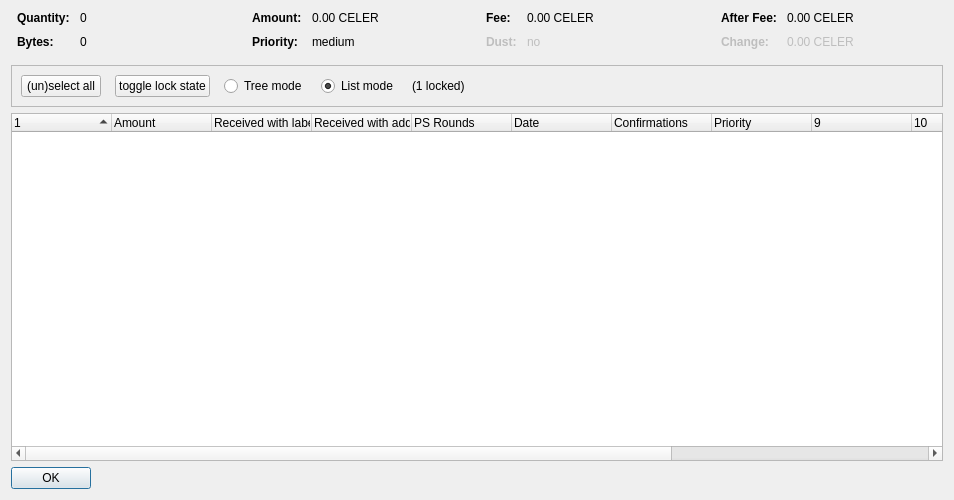
<?xml version="1.0" encoding="UTF-8"?>
<ui version="4.0">
 <class>CoinControlDialog</class>
 <widget class="QDialog" name="CoinControlDialog">
  <property name="geometry">
   <rect>
    <x>0</x>
    <y>0</y>
    <width>954</width>
    <height>500</height>
   </rect>
  </property>
  <property name="windowTitle">
   <string>Coin Selection</string>
  </property>
  <layout class="QVBoxLayout" name="verticalLayout">
   <item>
    <layout class="QHBoxLayout" name="horizontalLayoutTop" stretch="0,0,0,0">
     <property name="topMargin">
      <number>0</number>
     </property>
     <property name="bottomMargin">
      <number>10</number>
     </property>
     <item>
      <layout class="QFormLayout" name="formLayoutCoinControl1">
       <property name="horizontalSpacing">
        <number>10</number>
       </property>
       <property name="verticalSpacing">
        <number>10</number>
       </property>
       <property name="leftMargin">
        <number>6</number>
       </property>
       <property name="rightMargin">
        <number>6</number>
       </property>
       <item row="0" column="0">
        <widget class="QLabel" name="labelCoinControlQuantityText">
         <property name="font">
          <font>
           <weight>75</weight>
           <bold>true</bold>
          </font>
         </property>
         <property name="text">
          <string>Quantity:</string>
         </property>
        </widget>
       </item>
       <item row="0" column="1">
        <widget class="QLabel" name="labelCoinControlQuantity">
         <property name="cursor">
          <cursorShape>IBeamCursor</cursorShape>
         </property>
         <property name="contextMenuPolicy">
          <enum>Qt::ActionsContextMenu</enum>
         </property>
         <property name="text">
          <string notr="true">0</string>
         </property>
         <property name="textInteractionFlags">
          <set>Qt::LinksAccessibleByMouse|Qt::TextSelectableByKeyboard|Qt::TextSelectableByMouse</set>
         </property>
        </widget>
       </item>
       <item row="1" column="0">
        <widget class="QLabel" name="labelCoinControlBytesText">
         <property name="font">
          <font>
           <weight>75</weight>
           <bold>true</bold>
          </font>
         </property>
         <property name="text">
          <string>Bytes:</string>
         </property>
        </widget>
       </item>
       <item row="1" column="1">
        <widget class="QLabel" name="labelCoinControlBytes">
         <property name="cursor">
          <cursorShape>IBeamCursor</cursorShape>
         </property>
         <property name="contextMenuPolicy">
          <enum>Qt::ActionsContextMenu</enum>
         </property>
         <property name="text">
          <string notr="true">0</string>
         </property>
         <property name="textInteractionFlags">
          <set>Qt::LinksAccessibleByMouse|Qt::TextSelectableByKeyboard|Qt::TextSelectableByMouse</set>
         </property>
        </widget>
       </item>
      </layout>
     </item>
     <item>
      <layout class="QFormLayout" name="formLayoutCoinControl2">
       <property name="horizontalSpacing">
        <number>10</number>
       </property>
       <property name="verticalSpacing">
        <number>10</number>
       </property>
       <property name="leftMargin">
        <number>6</number>
       </property>
       <property name="rightMargin">
        <number>6</number>
       </property>
       <item row="0" column="0">
        <widget class="QLabel" name="labelCoinControlAmountText">
         <property name="font">
          <font>
           <weight>75</weight>
           <bold>true</bold>
          </font>
         </property>
         <property name="text">
          <string>Amount:</string>
         </property>
        </widget>
       </item>
       <item row="0" column="1">
        <widget class="QLabel" name="labelCoinControlAmount">
         <property name="cursor">
          <cursorShape>IBeamCursor</cursorShape>
         </property>
         <property name="contextMenuPolicy">
          <enum>Qt::ActionsContextMenu</enum>
         </property>
         <property name="text">
          <string notr="true">0.00 CELER</string>
         </property>
         <property name="textInteractionFlags">
          <set>Qt::LinksAccessibleByMouse|Qt::TextSelectableByKeyboard|Qt::TextSelectableByMouse</set>
         </property>
        </widget>
       </item>
       <item row="1" column="0">
        <widget class="QLabel" name="labelCoinControlPriorityText">
         <property name="font">
          <font>
           <weight>75</weight>
           <bold>true</bold>
          </font>
         </property>
         <property name="text">
          <string>Priority:</string>
         </property>
        </widget>
       </item>
       <item row="1" column="1">
        <widget class="QLabel" name="labelCoinControlPriority">
         <property name="cursor">
          <cursorShape>IBeamCursor</cursorShape>
         </property>
         <property name="contextMenuPolicy">
          <enum>Qt::ActionsContextMenu</enum>
         </property>
         <property name="text">
          <string>medium</string>
         </property>
         <property name="textInteractionFlags">
          <set>Qt::LinksAccessibleByMouse|Qt::TextSelectableByKeyboard|Qt::TextSelectableByMouse</set>
         </property>
        </widget>
       </item>
      </layout>
     </item>
     <item>
      <layout class="QFormLayout" name="formLayoutCoinControl3">
       <property name="horizontalSpacing">
        <number>10</number>
       </property>
       <property name="verticalSpacing">
        <number>10</number>
       </property>
       <property name="leftMargin">
        <number>6</number>
       </property>
       <property name="rightMargin">
        <number>6</number>
       </property>
       <item row="0" column="0">
        <widget class="QLabel" name="labelCoinControlFeeText">
         <property name="font">
          <font>
           <weight>75</weight>
           <bold>true</bold>
          </font>
         </property>
         <property name="text">
          <string>Fee:</string>
         </property>
        </widget>
       </item>
       <item row="0" column="1">
        <widget class="QLabel" name="labelCoinControlFee">
         <property name="cursor">
          <cursorShape>IBeamCursor</cursorShape>
         </property>
         <property name="contextMenuPolicy">
          <enum>Qt::ActionsContextMenu</enum>
         </property>
         <property name="text">
          <string notr="true">0.00 CELER</string>
         </property>
         <property name="textInteractionFlags">
          <set>Qt::LinksAccessibleByMouse|Qt::TextSelectableByKeyboard|Qt::TextSelectableByMouse</set>
         </property>
        </widget>
       </item>
       <item row="1" column="0">
        <widget class="QLabel" name="labelCoinControlLowOutputText">
         <property name="enabled">
          <bool>false</bool>
         </property>
         <property name="font">
          <font>
           <weight>75</weight>
           <bold>true</bold>
          </font>
         </property>
         <property name="text">
          <string>Dust:</string>
         </property>
        </widget>
       </item>
       <item row="1" column="1">
        <widget class="QLabel" name="labelCoinControlLowOutput">
         <property name="enabled">
          <bool>false</bool>
         </property>
         <property name="cursor">
          <cursorShape>IBeamCursor</cursorShape>
         </property>
         <property name="contextMenuPolicy">
          <enum>Qt::ActionsContextMenu</enum>
         </property>
         <property name="text">
          <string>no</string>
         </property>
         <property name="textInteractionFlags">
          <set>Qt::LinksAccessibleByMouse|Qt::TextSelectableByKeyboard|Qt::TextSelectableByMouse</set>
         </property>
        </widget>
       </item>
      </layout>
     </item>
     <item>
      <layout class="QFormLayout" name="formLayoutCoinControl4">
       <property name="horizontalSpacing">
        <number>10</number>
       </property>
       <property name="verticalSpacing">
        <number>10</number>
       </property>
       <property name="leftMargin">
        <number>6</number>
       </property>
       <property name="rightMargin">
        <number>6</number>
       </property>
       <item row="0" column="0">
        <widget class="QLabel" name="labelCoinControlAfterFeeText">
         <property name="font">
          <font>
           <weight>75</weight>
           <bold>true</bold>
          </font>
         </property>
         <property name="text">
          <string>After Fee:</string>
         </property>
        </widget>
       </item>
       <item row="0" column="1">
        <widget class="QLabel" name="labelCoinControlAfterFee">
         <property name="cursor">
          <cursorShape>IBeamCursor</cursorShape>
         </property>
         <property name="contextMenuPolicy">
          <enum>Qt::ActionsContextMenu</enum>
         </property>
         <property name="text">
          <string notr="true">0.00 CELER</string>
         </property>
         <property name="textInteractionFlags">
          <set>Qt::LinksAccessibleByMouse|Qt::TextSelectableByKeyboard|Qt::TextSelectableByMouse</set>
         </property>
        </widget>
       </item>
       <item row="1" column="0">
        <widget class="QLabel" name="labelCoinControlChangeText">
         <property name="enabled">
          <bool>false</bool>
         </property>
         <property name="font">
          <font>
           <weight>75</weight>
           <bold>true</bold>
          </font>
         </property>
         <property name="text">
          <string>Change:</string>
         </property>
        </widget>
       </item>
       <item row="1" column="1">
        <widget class="QLabel" name="labelCoinControlChange">
         <property name="enabled">
          <bool>false</bool>
         </property>
         <property name="cursor">
          <cursorShape>IBeamCursor</cursorShape>
         </property>
         <property name="contextMenuPolicy">
          <enum>Qt::ActionsContextMenu</enum>
         </property>
         <property name="text">
          <string notr="true">0.00 CELER</string>
         </property>
         <property name="textInteractionFlags">
          <set>Qt::LinksAccessibleByMouse|Qt::TextSelectableByKeyboard|Qt::TextSelectableByMouse</set>
         </property>
        </widget>
       </item>
      </layout>
     </item>
    </layout>
   </item>
   <item>
    <widget class="QFrame" name="frame">
     <property name="minimumSize">
      <size>
       <width>0</width>
       <height>40</height>
      </size>
     </property>
     <property name="frameShape">
      <enum>QFrame::StyledPanel</enum>
     </property>
     <property name="frameShadow">
      <enum>QFrame::Sunken</enum>
     </property>
     <layout class="QHBoxLayout" name="horizontalLayout">
      <item>
       <layout class="QHBoxLayout" name="horizontalLayoutPanel" stretch="0,0,0,0,0,0">
        <property name="spacing">
         <number>14</number>
        </property>
        <item>
         <widget class="QPushButton" name="pushButtonSelectAll">
          <property name="sizePolicy">
           <sizepolicy hsizetype="Maximum" vsizetype="Fixed">
            <horstretch>0</horstretch>
            <verstretch>0</verstretch>
           </sizepolicy>
          </property>
          <property name="text">
           <string>(un)select all</string>
          </property>
          <property name="autoDefault">
           <bool>false</bool>
          </property>
         </widget>
        </item>
        <item>
         <widget class="QPushButton" name="pushButtonToggleLock">
          <property name="sizePolicy">
           <sizepolicy hsizetype="Maximum" vsizetype="Fixed">
            <horstretch>0</horstretch>
            <verstretch>0</verstretch>
           </sizepolicy>
          </property>
          <property name="text">
           <string>toggle lock state</string>
          </property>
          <property name="autoDefault">
           <bool>false</bool>
          </property>
         </widget>
        </item>
        <item>
         <widget class="QRadioButton" name="radioTreeMode">
          <property name="sizePolicy">
           <sizepolicy hsizetype="Maximum" vsizetype="Fixed">
            <horstretch>0</horstretch>
            <verstretch>0</verstretch>
           </sizepolicy>
          </property>
          <property name="text">
           <string>Tree mode</string>
          </property>
         </widget>
        </item>
        <item>
         <widget class="QRadioButton" name="radioListMode">
          <property name="sizePolicy">
           <sizepolicy hsizetype="Maximum" vsizetype="Fixed">
            <horstretch>0</horstretch>
            <verstretch>0</verstretch>
           </sizepolicy>
          </property>
          <property name="text">
           <string>List mode</string>
          </property>
          <property name="checked">
           <bool>true</bool>
          </property>
         </widget>
        </item>
        <item>
         <widget class="QLabel" name="labelLocked">
          <property name="text">
           <string>(1 locked)</string>
          </property>
         </widget>
        </item>
        <item>
         <spacer name="horizontalSpacer">
          <property name="orientation">
           <enum>Qt::Horizontal</enum>
          </property>
          <property name="sizeHint" stdset="0">
           <size>
            <width>40</width>
            <height>20</height>
           </size>
          </property>
         </spacer>
        </item>
       </layout>
      </item>
     </layout>
    </widget>
   </item>
   <item>
    <widget class="CoinControlTreeWidget" name="treeWidget">
     <property name="contextMenuPolicy">
      <enum>Qt::CustomContextMenu</enum>
     </property>
     <property name="sortingEnabled">
      <bool>false</bool>
     </property>
     <property name="columnCount">
      <number>13</number>
     </property>
     <attribute name="headerShowSortIndicator" stdset="0">
      <bool>true</bool>
     </attribute>
     <attribute name="headerStretchLastSection">
      <bool>false</bool>
     </attribute>
     <column>
      <property name="text">
       <string/>
      </property>
     </column>
     <column>
      <property name="text">
       <string>Amount</string>
      </property>
     </column>
     <column>
      <property name="text">
       <string>Received with label</string>
      </property>
     </column>
     <column>
      <property name="text">
       <string>Received with address</string>
      </property>
     </column>
     <column>
      <property name="text">
       <string>PS Rounds</string>
      </property>
     </column>
     <column>
      <property name="text">
       <string>Date</string>
      </property>
     </column>
     <column>
      <property name="text">
       <string>Confirmations</string>
      </property>
      <property name="toolTip">
       <string>Confirmed</string>
      </property>
     </column>
     <column>
      <property name="text">
       <string>Priority</string>
      </property>
     </column>
     <column>
      <property name="text">
       <string/>
      </property>
     </column>
     <column>
      <property name="text">
       <string/>
      </property>
     </column>
     <column>
      <property name="text">
       <string/>
      </property>
     </column>
     <column>
      <property name="text">
       <string/>
      </property>
     </column>
     <column>
      <property name="text">
       <string/>
      </property>
     </column>
    </widget>
   </item>
   <item>
    <widget class="QDialogButtonBox" name="buttonBox">
     <property name="sizePolicy">
      <sizepolicy hsizetype="Maximum" vsizetype="Fixed">
       <horstretch>0</horstretch>
       <verstretch>0</verstretch>
      </sizepolicy>
     </property>
     <property name="orientation">
      <enum>Qt::Horizontal</enum>
     </property>
     <property name="standardButtons">
      <set>QDialogButtonBox::Ok</set>
     </property>
    </widget>
   </item>
  </layout>
 </widget>
 <customwidgets>
  <customwidget>
   <class>CoinControlTreeWidget</class>
   <extends>QTreeWidget</extends>
   <header>coincontroltreewidget.h</header>
  </customwidget>
 </customwidgets>
 <resources/>
 <connections/>
</ui>
